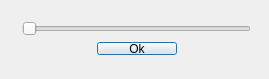
<?xml version="1.0" encoding="UTF-8"?>
<ui version="4.0">
 <class>AdjustBrightness</class>
 <widget class="QDialog" name="AdjustBrightness">
  <property name="geometry">
   <rect>
    <x>0</x>
    <y>0</y>
    <width>269</width>
    <height>79</height>
   </rect>
  </property>
  <property name="windowTitle">
   <string>Adjust Brightness</string>
  </property>
  <widget class="QWidget" name="layoutWidget">
   <property name="geometry">
    <rect>
     <x>11</x>
     <y>11</y>
     <width>251</width>
     <height>55</height>
    </rect>
   </property>
   <layout class="QVBoxLayout" name="verticalLayout">
    <item>
     <widget class="QSlider" name="horizontalSlider">
      <property name="maximum">
       <number>100</number>
      </property>
      <property name="value">
       <number>0</number>
      </property>
      <property name="sliderPosition">
       <number>0</number>
      </property>
      <property name="orientation">
       <enum>Qt::Horizontal</enum>
      </property>
     </widget>
    </item>
    <item>
     <layout class="QHBoxLayout" name="horizontalLayout">
      <item>
       <spacer name="horizontalSpacer_2">
        <property name="orientation">
         <enum>Qt::Horizontal</enum>
        </property>
        <property name="sizeHint" stdset="0">
         <size>
          <width>40</width>
          <height>20</height>
         </size>
        </property>
       </spacer>
      </item>
      <item>
       <widget class="QPushButton" name="pushButton">
        <property name="text">
         <string>Ok</string>
        </property>
       </widget>
      </item>
      <item>
       <spacer name="horizontalSpacer">
        <property name="orientation">
         <enum>Qt::Horizontal</enum>
        </property>
        <property name="sizeHint" stdset="0">
         <size>
          <width>40</width>
          <height>20</height>
         </size>
        </property>
       </spacer>
      </item>
     </layout>
    </item>
   </layout>
  </widget>
 </widget>
 <layoutdefault spacing="6" margin="11"/>
 <resources/>
 <connections/>
</ui>
